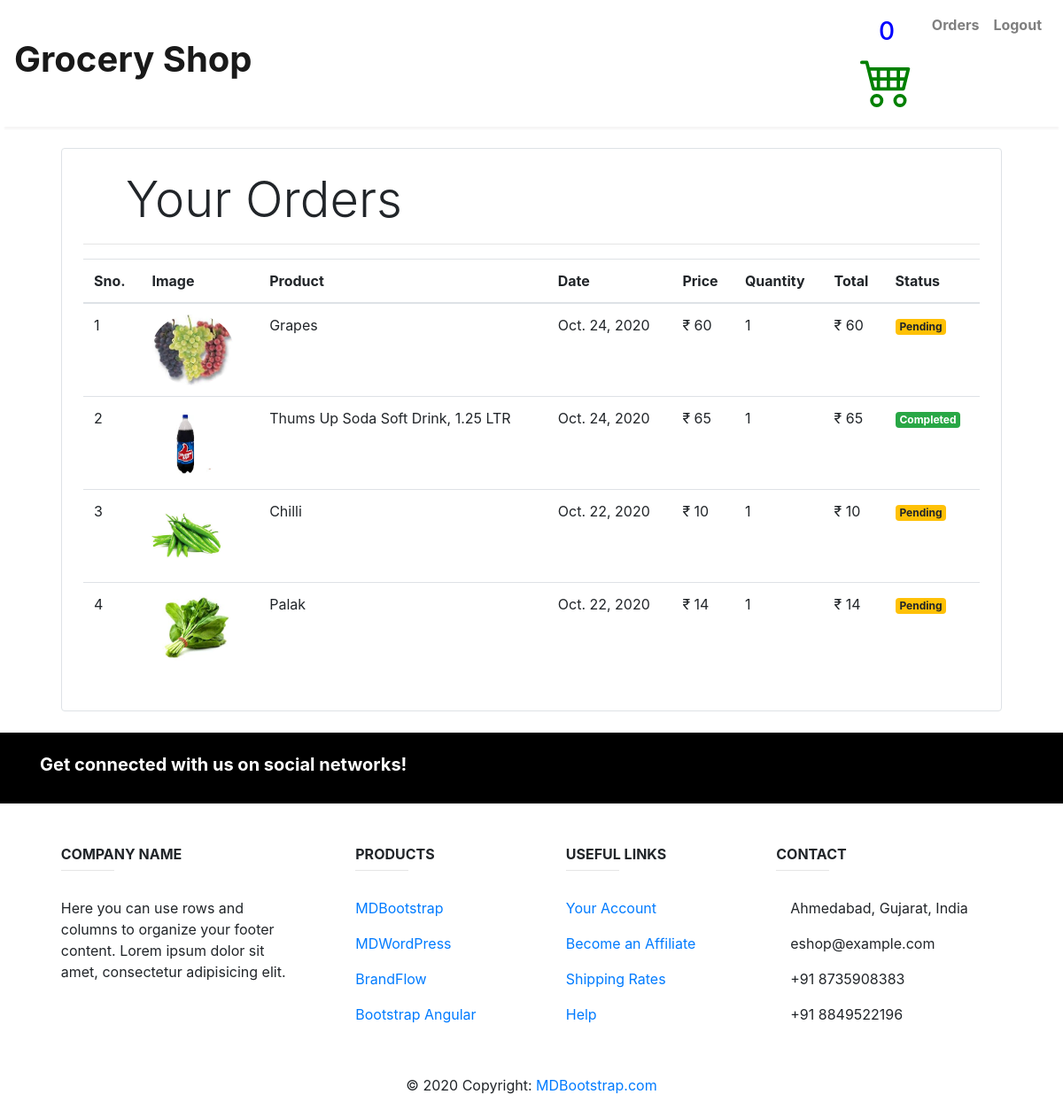
The app's page /orders (signed in) with its own data.
### store/models/orders.py (models this page shows, shortened)
class Order(models.Model):
    product = models.ForeignKey(Product,
                                on_delete=models.CASCADE)
    customer = models.ForeignKey(Customer,
                                 on_delete=models.CASCADE)
    quantity = models.IntegerField(default=1)
    price = models.IntegerField()
    address = models.CharField(max_length=50, default='', blank=True)
    phone = models.CharField(max_length=50, default='', blank=True)
    date = models.DateField(default=datetime.datetime.today)
    status = models.BooleanField(default=False)
    @staticmethod
    def get_orders_by_customer(customer_id):
        return Order.objects.filter(customer=customer_id).order_by('-date')

### store/models/product.py (models this page shows, shortened)
class Product(models.Model):
    name = models.CharField(max_length=50)
    price = models.IntegerField(default=0)
    category = models.ForeignKey(Category, on_delete=models.CASCADE, default=1)
    description = models.CharField(max_length=200, default='' , null=True , blank=True)
    image = models.ImageField(upload_to='uploads/products/')

### store/middlewares/auth.py (the view)
    def middleware(request):
        print(request.session.get('customer'))
        returnUrl = request.META['PATH_INFO']
        print(request.META['PATH_INFO'])
        if not request.session.get('customer'):
           return redirect(f'login?return_url={returnUrl}')
        response = get_response(request)
        return response

### store/templatetags/custom_filter.py (called while the page is built)
@register.filter(name='currency')
def currency(number):
    return "₹ "+str(number)

@register.filter(name='multiply')
def multiply(number , number1):
    return number * number1

### store/views/orders.py (called while the page is built)
    def get(self , request ):
        customer = request.session.get('customer')
        orders = Order.get_orders_by_customer(customer)
        print(orders)
        return render(request , 'orders.html'  , {'orders' : orders})

### store/templates/orders.html
{% extends 'base.html' %}
{% block content %}
{% load cart %}
{% load custom_filter %}
<div class="container">
   <div class="border rounded p-4 m-4">
        <p class="display-4 pl-4 ml-4">Your Orders</p>
        <hr>
        <table class="table">
            <thead>
                <tr>
                    <th>Sno.</th>
                    <th>Image</th>
                    <th>Product</th>
                    <th>Date</th>
                    <th>Price</th>
                    <th>Quantity</th>
                    <th>Total</th>
                    <th>Status</th>
                </tr>
            </thead>
            <tbody>
                {% for order in orders %}
                <tr>
                    <td>{{forloop.counter}}</td>
                    <td><img style="height: 80px;" class="rounded-circle" src="{{order.product.image.url}}" alt=""></td>
                    <td>{{order.product.name}}</td>
                    <td>{{order.date}}</td>
                    <td>{{order.price|currency}}</td>
                    <td>{{order.quantity}}</td>
                    <td>{{order.quantity|multiply:order.price|currency}}</td>
                    {% if order.status %}
                    <td><small class="badge badge-success">Completed</small></td>
                    {%else%}
                    <td><small class="badge badge-warning">Pending</small></td>
                    {% endif %}
                </tr>
                {% endfor %}
            </tbody>
        </table>
   </div>
</div>
{% endblock %}

### store/templates/base.html (shortened to what this page needs)
<!doctype html>
<html lang="en">
<head>
  <link rel="stylesheet" href="https://maxcdn.bootstrapcdn.com/bootstrap/4.0.0/css/bootstrap.min.css"
>
</head>
<body>
  <nav class="one-edge-shadow
  sticky-top navbar
  navbar-expand-lg
   navbar-light bg-white">
    <a class="navbar-brand" href="/"><h1><b>Grocery Shop</b></h1></a>
    <div class="collapse navbar-collapse" id="navbarSupportedContent">
      <ul class="navbar-nav mr-auto">
        <li class="nav-item active">
          <a class="nav-link" href="/store"> <span class="sr-only">(current)</span></a>
        </li>
      </ul>
      <ul class=" navbar-nav my-2 my-lg-0">
        <li class="nav-item ">
          <a class="nav-link" href="/cart">
            <span class="badge"><h3><font color="blue">{{request.session.cart.keys|length}}</font></h3>
            </span>
            <span class="sr-only">(current)</span></a>
        </li>
        {% if request.session.customer %}
        <li class="nav-item ">
          <a class="nav-link" href="/orders"><b>Orders</b><span class="sr-only">(current)</span></a>
        </li>
        <li class="nav-item ">
          <a class="nav-link" href="/logout"><b>Logout</b><span class="sr-only">(current)</span></a>
        </li>
        {% endif %}
      </ul>
    </div>
  </nav>
    {% block content %}{% endblock %}
    <footer class="page-footer font-small unique-color-danger">
  <div style="background-color: black;">
    <div class="container">
      <div class="row py-4 d-flex align-items-center">
        <div class="col-md-6 col-lg-5 text-center text-md-left mb-4 mb-md-0">
          <h6 class="mb-0"><font color="white"><h5><b>Get connected with us on social networks!</b></h5></font></h6>
        </div>
        <div class="col-md-6 col-lg-7 text-center text-md-right">
          <a class="fb-ic">
          </a>
          <a class="tw-ic">
          </a>
          <a class="gplus-ic">
          </a>
          <a class="li-ic">
          </a>
        </div>
      </div>
    </div>
  </div>
  <div class="container text-center text-md-left mt-5">
    <div class="row mt-3">
      <div class="col-md-3 col-lg-4 col-xl-3 mx-auto mb-4">
        <h6 class="text-uppercase font-weight-bold">Company name</h6>
        <hr class="deep-purple accent-2 mb-4 mt-0 d-inline-block mx-auto" style="width: 60px;">
        <p>Here you can use rows and columns to organize your footer content. Lorem ipsum dolor sit amet,
          consectetur
          adipisicing elit.</p>
      </div>
      <div class="col-md-2 col-lg-2 col-xl-2 mx-auto mb-4">
        <h6 class="text-uppercase font-weight-bold">Products</h6>
        <hr class="deep-purple accent-2 mb-4 mt-0 d-inline-block mx-auto" style="width: 60px;">
        <p>
          <a href="#!">MDBootstrap</a>
        </p>
        <p>
          <a href="#!">MDWordPress</a>
        </p>
        <p>
          <a href="#!">BrandFlow</a>
        </p>
        <p>
          <a href="#!">Bootstrap Angular</a>
        </p>
      </div>
      <div class="col-md-3 col-lg-2 col-xl-2 mx-auto mb-4">
        <h6 class="text-uppercase font-weight-bold">Useful links</h6>
        <hr class="deep-purple accent-2 mb-4 mt-0 d-inline-block mx-auto" style="width: 60px;">
        <p>
          <a href="#!">Your Account</a>
        </p>
        <p>
          <a href="#!">Become an Affiliate</a>
        </p>
        <p>
          <a href="#!">Shipping Rates</a>
        </p>
        <p>
          <a href="#!">Help</a>
        </p>
      </div>
      <div class="col-md-4 col-lg-3 col-xl-3 mx-auto mb-md-0 mb-4">
        <h6 class="text-uppercase font-weight-bold">Contact</h6>
        <hr class="deep-purple accent-2 mb-4 mt-0 d-inline-block mx-auto" style="width: 60px;">
        <p>
           Ahmedabad, Gujarat, India</p>
        <p>
           eshop@example.com</p>
        <p>
          +91 8735908383</p>
        <p>
          +91 8849522196</p>
      </div>
    </div>
  </div>
  <div class="footer-copyright text-center py-3">© 2020 Copyright:
    <a href="https://mdbootstrap.com/"> MDBootstrap.com</a>
  </div>
</footer>
</body>
</html>

### store/templates/base.html (style rules this page uses)
nav { background-color: white; }
.one-edge-shadow { box-shadow: 0 8px 2px -5px rgb(246, 245, 245); }

### records on screen
Order: product.image (picture), product.name "Grapes", date "Oct. 24, 2020", price "₹ 60", quantity "1", quantity|multiply "₹ 60", status "Pending"
Order: product.image (picture), product.name "Thums Up Soda Soft Drink, 1.25 LTR", date "Oct. 24, 2020", price "₹ 65", quantity "1", quantity|multiply "₹ 65", status "Completed"
Order: product.image (picture), product.name "Chilli", date "Oct. 22, 2020", price "₹ 10", quantity "1", quantity|multiply "₹ 10", status "Pending"
Order: product.image (picture), product.name "Palak", date "Oct. 22, 2020", price "₹ 14", quantity "1", quantity|multiply "₹ 14", status "Pending"

### other values on screen
{{ request.session.cart.keys|length }} "0"
